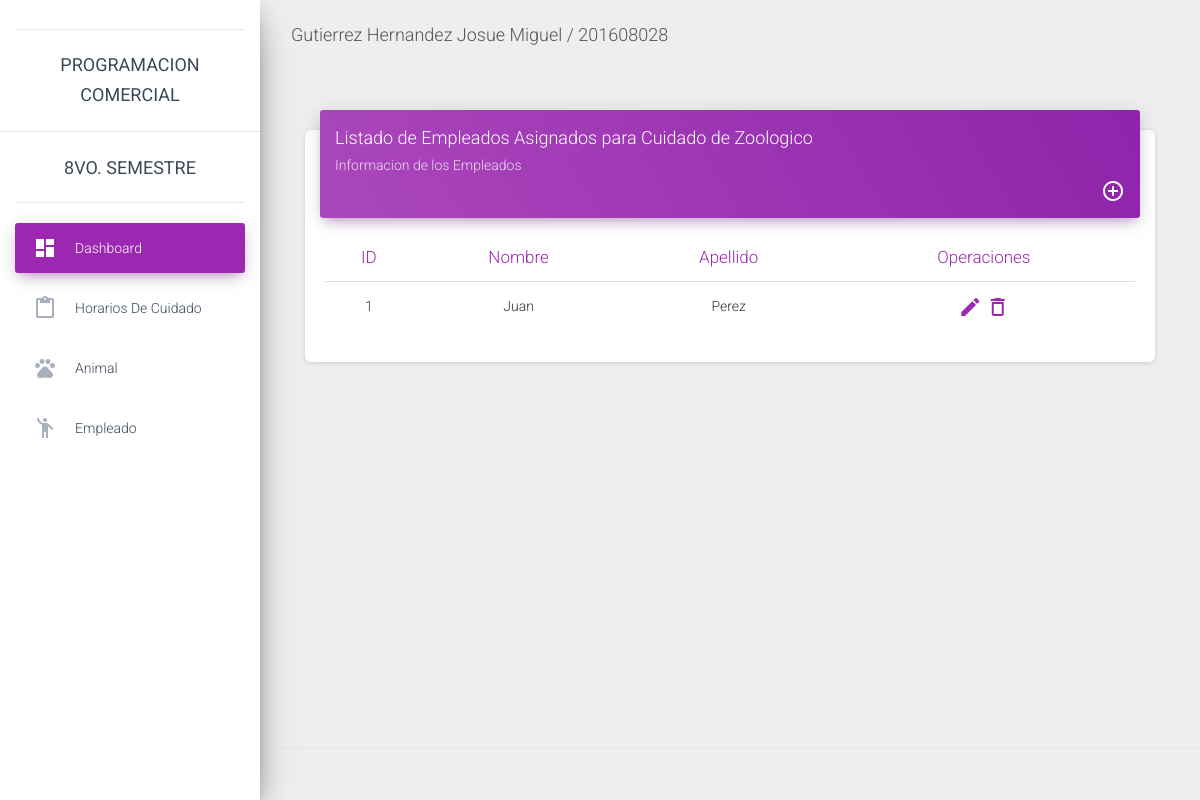
The app's page /empleado/, older data.
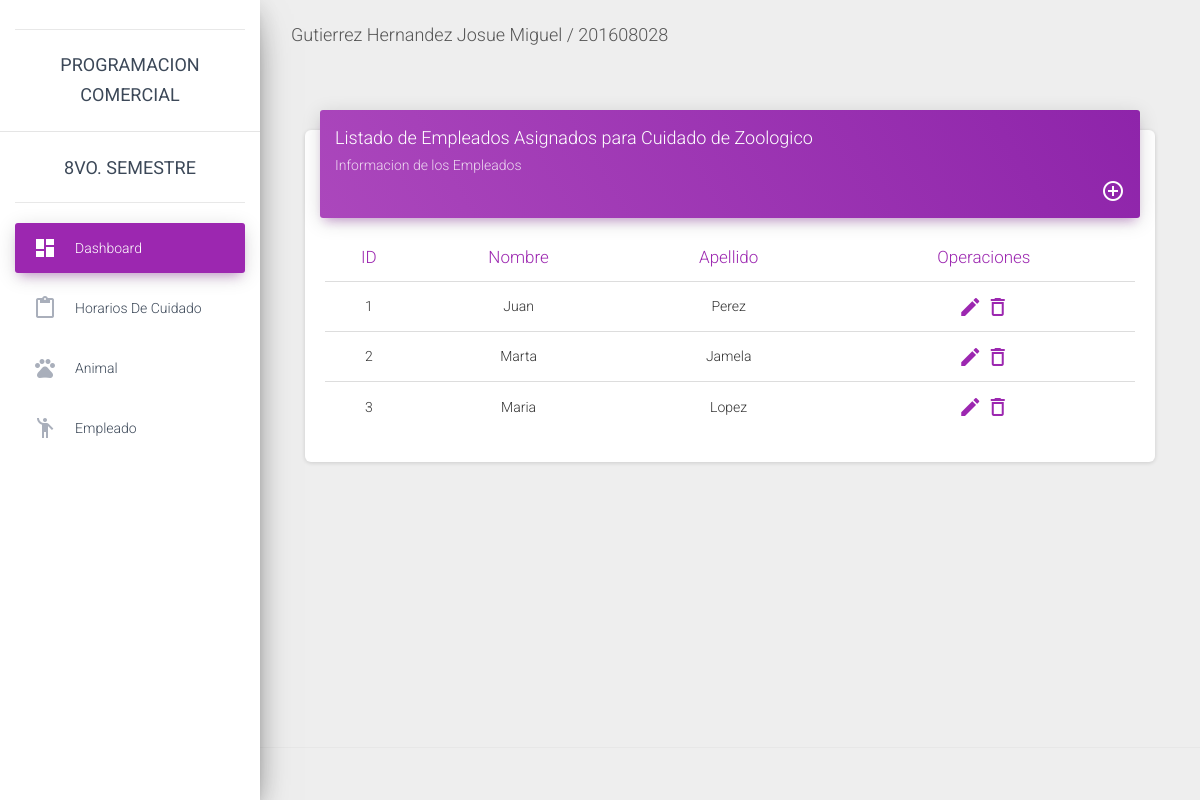
The same page, newer data.
### CRUD/models.py (models this page shows, shortened)
class Encargado(models.Model):
    nombre = models.CharField(max_length=70)
    apellido = models.CharField(max_length=70)

### CRUD/views.py (the view)
# urls.py: url(r'^empleado/', views.ListaEmpleado, name='ListaEmpleado'),
def ListaEmpleado(request):
    encargado = Encargado.objects.all
    return render(request,'empleado/list_empleado.html',{'encargado':encargado})

### CRUD/templates/empleado/list_empleado.html
{% extends 'master.html' %}
{% block content %}
<div class="content">
       <div class="container-fluid">
         <div class="row">
           <div class="col-md-12">
             <div class="card">
               <div class="card-header card-header-primary">
                 <h4 class="card-title ">Listado de Empleados Asignados para Cuidado de Zoologico</h4>
                 <p class="card-category"> Informacion de los Empleados</p>
                 <li style="list-style-type:none; float:right;">
                   <a href="/nuevoE/">
                     <i class="material-icons"
                     style="color: white;">
                       add_circle_outline</i>
                   </a>
                 </li>
               </div>
               <div class="card-body" style="text-align: center;">
                 <div class="table-responsive">
                   <table class="table">
                     <thead class=" text-primary">
                       <th>ID</th>
                       <th>Nombre</th>
                       <th>Apellido</th>
                       <th>Operaciones</th>
                     </thead>
                     <tbody>
                       {% for emp in encargado %}
                       <tr>
                         <td>
                           {{ emp.id }}
                         </td>
                         <td>
                           {{ emp.nombre }}
                         </td>
                         <td>
                           {{ emp.apellido }}
                         </td>
                         <td>
                           <li style="list-style-type:none">
                             <a href="#">
                               <i class="material-icons">create</i>
                             </a>
                             <a href="{% url 'EliminarEmpleado' pk=emp.id %}">
                             <i class="material-icons">delete_outline</i>
                              </a>
                           </li>
                         </td>
                       </tr>
                       {% endfor %}
                     </tbody>
                   </table>
                 </div>
               </div>
             </div>
           </div>
       </div>
   </div>
</div>
{% endblock %}

Row changes from the older to the newer data that the page shows:
added Encargado: id "2", nombre "Marta", apellido "Jamela"
added Encargado: id "3", nombre "Maria", apellido "Lopez"
